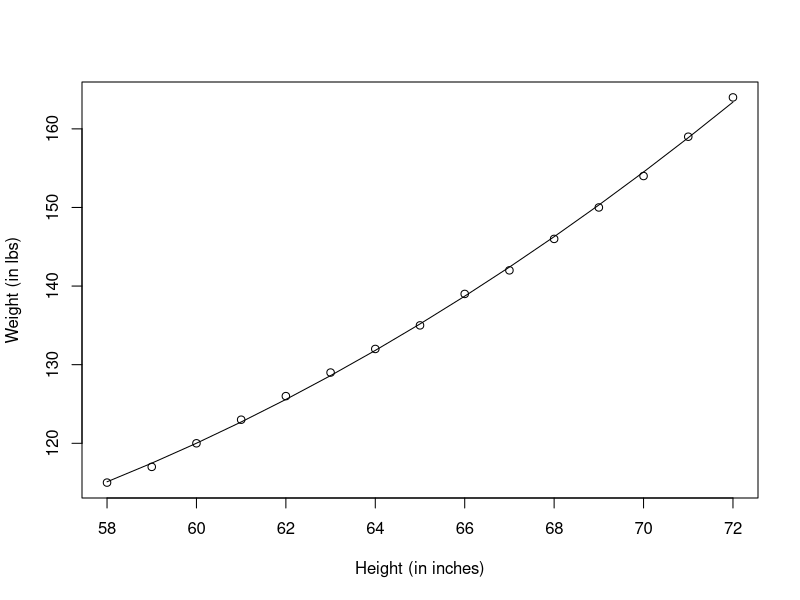
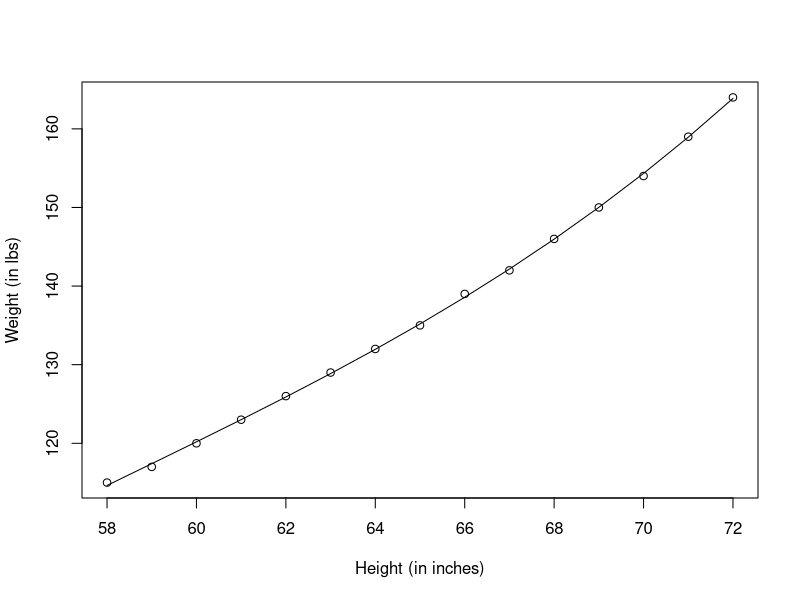
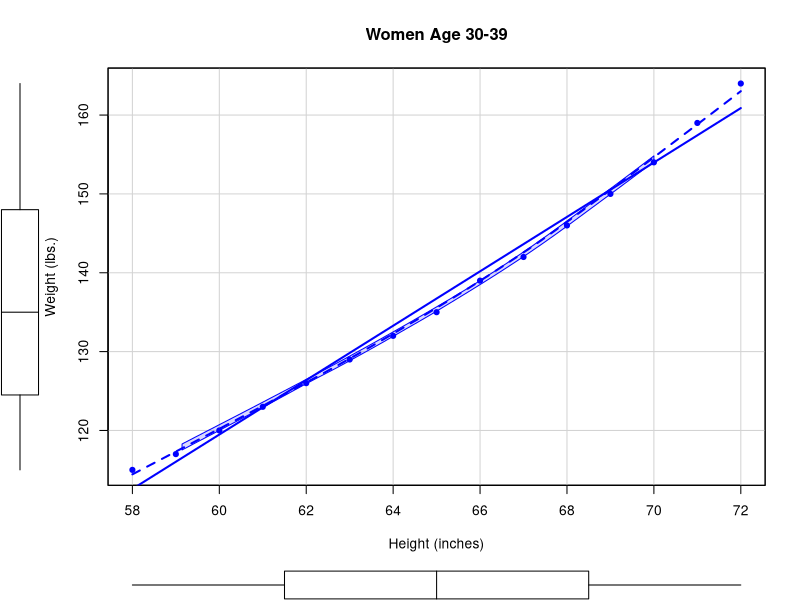

Source code (R) for these figures, in order:
#
# R in action (2 ed.)
#

#
# Polynomial regression
#

# 2

fit2 <- lm(weight ~ height + I(height^2), data = women)

summary(fit2)

plot(women$height, women$weight,
     xlab="Height (in inches)",
     ylab="Weight (in lbs)")

lines(women$height, fitted(fit2))

# 3

fit3 <- lm(weight ~ height + I(height^2) + I(height^3), data=women)

summary(fit3)

plot(women$height, women$weight,
     xlab="Height (in inches)",
     ylab="Weight (in lbs)")

lines(women$height, fitted(fit3))

# Although higher polynomials are possible, 
# rarely found that terms higher than
# cubic are necessary. 

#
# scatterplot() function in the car package
#

library(car)

scatterplot(weight ~ height, data=women, 
            spread=FALSE, smoother.args=list(lty=2), pch=19,
            main="Women Age 30-39",
            xlab="Height (inches)", 
            ylab="Weight (lbs.)")
